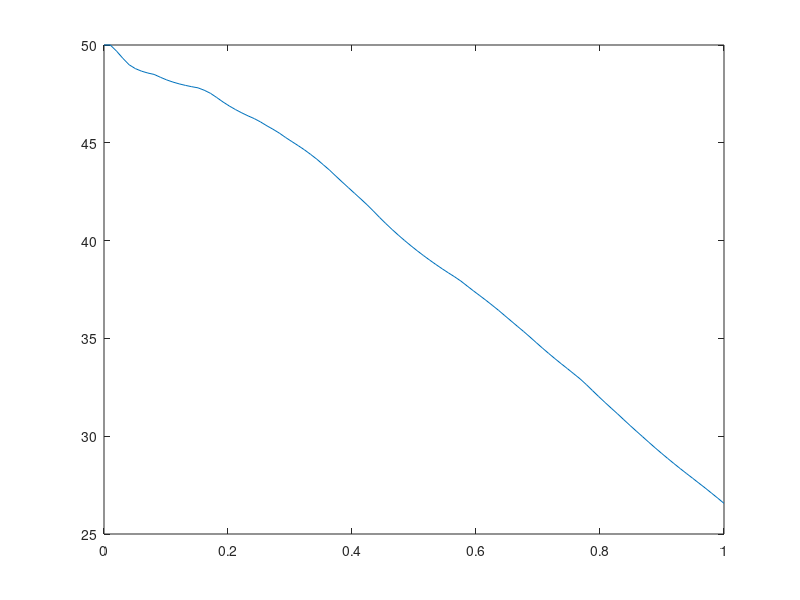

Reproduce this figure in MATLAB.
w = rand(50,1);

alphaVal = linspace(0,1,100);

sum = zeros(length(alphaVal),1);
for j = 1:length(alphaVal)
    
    for i=1:size(w,1)
        sum(j) = sum(j) + min([1,w(i)/alphaVal(j)]);
    end
end

plot(alphaVal,sum)